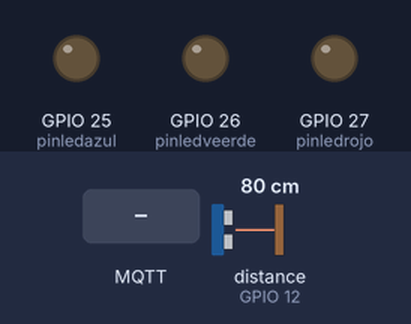
This program was run on a simulated ESP32. Shown: output pins drawn as LEDs (lit = HIGH). Wiring (inferred from the names in the program): ultrasonic range finder: trigger GPIO 13; echo GPIO 12. The test bench sets the inputs (shaded band); at power-on: distance to the obstacle (sensor on GPIO 12) 80 cm. The echo pulse lasts 58.3 µs per cm; WiFi joins after 1.5 s; servers stay silent unless stated; uploads are accepted with an empty reply; no MQTT or app messages arrive unless stated; pins used as bus, display or sensor lines are not drawn; what the program prints to the serial monitor is not drawn.

Above: at 2.7 s.
2.8 s: distance to the obstacle (sensor on GPIO 12) set to 21 cm
4.3 s: distance to the obstacle (sensor on GPIO 12) set to 17 cm
5.8 s: MQTT message "ON LED ROJO" arrives on the first subscribed topic
At 7.9 s:
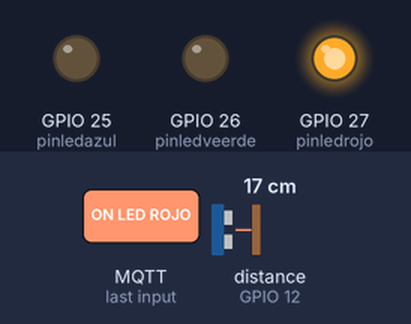
8.8 s: MQTT message "ON LED VERDE" arrives on the first subscribed topic
At 10.4 s:
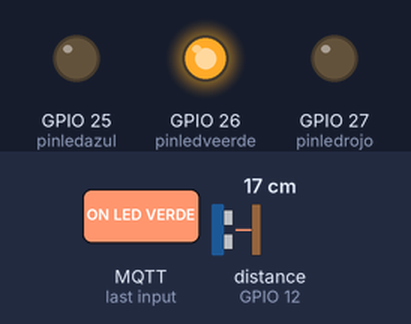
Timing chart, 0 to 12.4 s (numbered marks = the images above; inputs shaded):
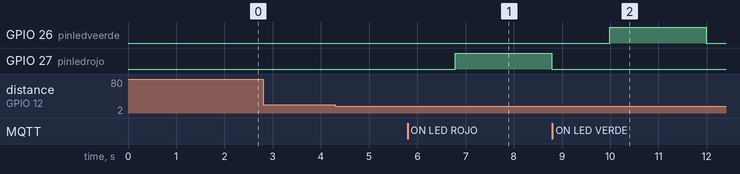

The program:

main.cpp
```cpp
#include <HTTPClient.h>
#include "ArduinoJson.h"
#include <WiFiUdp.h>
#include <PubSubClient.h>

// Replace 0 by ID of this current device
const int DEVICE_ID = 124;

int test_delay = 1000; // so we don't spam the API
boolean describe_tests = true;

// Replace 0.0.0.0 by your server local IP (ipconfig [windows] or ifconfig [Linux o MacOS] gets IP assigned to your PC)
String serverName = "http://192.168.1.70:8080/";
HTTPClient http;

// Replace WifiName and WifiPassword by your WiFi credentials
#define STASSID "OnePlus7Pro"    //"Your_Wifi_SSID"
#define STAPSK "juan112345" //"Your_Wifi_PASSWORD"

// MQTT configuration
WiFiClient espClient;
PubSubClient client(espClient);

// Server IP, where de MQTT broker is deployed
const char *MQTT_BROKER_ADRESS = "192.168.1.70";
const uint16_t MQTT_PORT = 1883;

// Name for this MQTT client
const char *MQTT_CLIENT_NAME = "ArduinoClient_1";
//ULTRASONIDO


int pinEco=12;
int pinGatillo=13;

//LED
int pinledveerde=26;
int pinledazul=25;
int pinledrojo=27;
//HUMIDITY
int pinHumedad = 35;
int seco=3500;
int mojado=1072;

long readUltrasonicDistance(int triggerPin, int echoPin)
{
  //Iniciamos el pin del emisor de reuido en salida
  pinMode(triggerPin, OUTPUT);
  //Apagamos el emisor de sonido
  digitalWrite(triggerPin, LOW);
  //Retrasamos la emision de sonido por 2 milesismas de segundo
  delayMicroseconds(2);
  // Comenzamos a emitir sonido
  digitalWrite(triggerPin, HIGH);
  //Retrasamos la emision de sonido por 2 milesismas de segundo
  delayMicroseconds(10);
  //Apagamos el emisor de sonido
  digitalWrite(triggerPin, LOW);
  //Comenzamos a escuchar el sonido
  pinMode(echoPin, INPUT);
  // Calculamos el tiempo que tardo en regresar el sonido
  return pulseIn(echoPin, HIGH);
}


// callback a ejecutar cuando se recibe un mensaje
// en este ejemplo, muestra por serial el mensaje recibido
void OnMqttReceived(char *topic, byte *payload, unsigned int length)
{
  Serial.print("Received on ");
  Serial.print(topic);
  Serial.print(": ");

  String content = "";
  for (size_t i = 0; i < length; i++)
  {
    content.concat((char)payload[i]);
  }
  Serial.print(content);
  Serial.println();

    if (content == "ON LED ROJO") {
    digitalWrite(pinledrojo, HIGH);
    delay(2000);
    digitalWrite(pinledrojo, LOW);
  } else if (content == "ON LED VERDE") {
    digitalWrite(pinledveerde, HIGH);
    delay(2000);
    digitalWrite(pinledveerde, LOW);
  } else if (content == "ON LED AZUl") {
    digitalWrite(pinledazul, HIGH);
    delay(2000);
    digitalWrite(pinledazul, LOW);
  }
}

// inicia la comunicacion MQTT
// inicia establece el servidor y el callback al recibir un mensaje
void InitMqtt()
{
  client.setServer(MQTT_BROKER_ADRESS, MQTT_PORT);
  client.setCallback(OnMqttReceived);
}


// Setup
void setup()
{
  pinMode(pinledveerde, OUTPUT);
  pinMode(pinledrojo, OUTPUT);
  pinMode(pinledazul, OUTPUT);
  Serial.begin(9600);
  Serial.println();
  Serial.print("Connecting to ");
  Serial.println(STASSID);

  /* Explicitly set the ESP32 to be a WiFi-client, otherwise, it by default,
     would try to act as both a client and an access-point and could cause
     network-issues with your other WiFi-devices on your WiFi-network. */
  WiFi.mode(WIFI_STA);
  WiFi.begin(STASSID, STAPSK);

  while (WiFi.status() != WL_CONNECTED)
  {
    delay(500);
    Serial.print(".");
  }

  InitMqtt();

  Serial.println("");
  Serial.println("WiFi connected");
  Serial.println("IP address: ");
  Serial.println(WiFi.localIP());
  Serial.println("Setup!");
}

// conecta o reconecta al MQTT
// consigue conectar -> suscribe a topic y publica un mensaje
// no -> espera 5 segundos
void ConnectMqtt()
{
  Serial.print("Starting MQTT connection...");
  if (client.connect(MQTT_CLIENT_NAME))
  {
    client.subscribe("Grupo1");
    //client.publish("Grupo1", "connected");
  }
  else
  {
    Serial.print("Failed MQTT connection, rc=");
    Serial.print(client.state());
    Serial.println(" try again in 5 seconds");

    delay(5000);
  }
}

// gestiona la comunicación MQTT
// comprueba que el cliente está conectado
// no -> intenta reconectar
// si -> llama al MQTT loop
void HandleMqtt()
{
  if (!client.connected())
  {
    ConnectMqtt();
  }
  client.loop();
}

String response;

String serializeSensorValueBody(int idSensor, int idPlaca, double record, long time, int tipoSensor,int idGrupo)
{
  // StaticJsonObject allocates memory on the stack, it can be
  // replaced by DynamicJsonDocument which allocates in the heap.
  //
  DynamicJsonDocument doc(2048);

  // Add values in the document
  //
  doc["IdSensor"] = idSensor;
  doc["IdPlaca"] = idPlaca;
  doc["Record"] = record;
  doc["Time"] = time;
  doc["TipoSensor"] = tipoSensor;
  doc["idGrupo"] = idGrupo;

  // Generate the minified JSON and send it to the Serial port.
  //
  String output;
  serializeJson(doc, output);
  Serial.println(output);

  return output;
}

String serializeActuatorStatusBody(int idActuator, int idPlaca, int state, int intensity, int idGrupo, long time)
{
  DynamicJsonDocument doc(2048);

  doc["LEDid"] = idActuator;
  doc["IdGroup"] = idGrupo;
  doc["LEDstate"] = state;
  doc["LEDintensity"] = intensity;
  doc["idPlaca"] = idPlaca;
  doc["Time"] = time;

  String output;
  serializeJson(doc, output);
  return output;
}


void deserializeActuatorStatusBody(String responseJson)
{
  if (responseJson != "")
  {
    DynamicJsonDocument doc(2048);

    // Deserialize the JSON document
    DeserializationError error = deserializeJson(doc, responseJson);

    // Test if parsing succeeds.
    if (error)
    {
      Serial.print(F("deserializeJson() failed: "));
      Serial.println(error.f_str());
      return;
    }

    // Fetch values.
    int idActuatorState = doc["idActuatorState"];
    float status = doc["status"];
    bool statusBinary = doc["statusBinary"];
    int idActuator = doc["idActuator"];
    long timestamp = doc["timestamp"];

    Serial.println(("Actuator status deserialized: [idActuatorState: " + String(idActuatorState) + ", status: " + String(status) + ", statusBinary: " + String(statusBinary) + ", idActuator" + String(idActuator) + ", timestamp: " + String(timestamp) + "]").c_str());
  }
}


void test_response(int httpResponseCode)
{
  delay(test_delay);
  if (httpResponseCode > 0)
  {
    Serial.print("HTTP Response code: ");
    Serial.println(httpResponseCode);
    String payload = http.getString();
    Serial.println(payload);
  }
  else
  {
    Serial.print("Error code: ");
    Serial.println(httpResponseCode);
  }
}

void describe(char *description)
{
  if (describe_tests)
    Serial.println(description);
}

void GET_tests()
{

}

void POST_tests()
{
  String actuator_states_body = serializeActuatorStatusBody(999,999,1,1,1,1L);
  describe("Test POST with actuator state");
  String serverPath = serverName + "api/actuadores";
  http.begin(serverPath.c_str());
  test_response(http.POST(actuator_states_body));

  String sensor_value_body = serializeSensorValueBody(99,999,999.0,9L,1,7);
  describe("Test POST with sensor value");
  serverPath = serverName + "/api/sensores";
  http.begin(serverPath.c_str());
  test_response(http.POST(sensor_value_body));

  // String device_body = serializeDeviceBody(String(DEVICE_ID), ("Name_" + String(DEVICE_ID)).c_str(), ("mqtt_" + String(DEVICE_ID)).c_str(), 12);
  // describe("Test POST with path and body and response");
  // serverPath = serverName + "api/device";
  // http.begin(serverPath.c_str());
  // test_response(http.POST(actuator_states_body));
}

void POST_ULTRASONIDO(double DISTANCIA)
{
  String Sensor_states_body = serializeSensorValueBody(1,1,DISTANCIA,1L,1,1L);
  describe("Post Ultrasonido");
  String serverPath = serverName + "api/sensores";
  http.begin(serverPath.c_str());
  test_response(http.POST(Sensor_states_body));
}

void POSTLED(int state,int intensidad,int ID){

  String actuator_states_body = serializeActuatorStatusBody(ID,1,state,intensidad,1,1L);
  describe("Test POST with actuator state");
  String serverPath = serverName + "api/actuadores";
  http.begin(serverPath.c_str());
  test_response(http.POST(actuator_states_body));

}


void POST_HUMIDITY(double HUMEDAD)
{
  String Sensor_states_body = serializeSensorValueBody(2,1,HUMEDAD,1L,0,1L);
  describe("Post Humedad");
  String serverPath = serverName + "api/sensores";
  http.begin(serverPath.c_str());
  test_response(http.POST(Sensor_states_body));
}

// Run the tests!
void loop()
{

  HandleMqtt();

  int DISTANCIA = 0.01723 * readUltrasonicDistance(pinGatillo, pinEco);

  while(DISTANCIA>=20){
    DISTANCIA = 0.01723 * readUltrasonicDistance(pinGatillo, pinEco);
  }
  POST_ULTRASONIDO(DISTANCIA);
  int sensorValue = analogRead(pinHumedad);
  int Humedad= map(sensorValue,mojado,seco,100,0);
  POST_HUMIDITY(Humedad);

  HandleMqtt();

  if(Humedad<=50){
    POSTLED(1,1,1);
  }
  else if(Humedad>50 && Humedad<90){
    POSTLED(1,1,2);
  }
  else{

    POSTLED(1,1,3);
  }

}
```

Measured:
- after the input at 2.8 s, every drawn part: stays the same
- after the input at 4.3 s, every drawn part: stays the same
- after the input at 5.8 s, GPIO 27 (pinledrojo): LOW → HIGH after 0.99 s, → LOW 2.0 s later
- after the input at 8.8 s, GPIO 26 (pinledveerde): LOW → HIGH after 1.2 s, → LOW 2.0 s later
